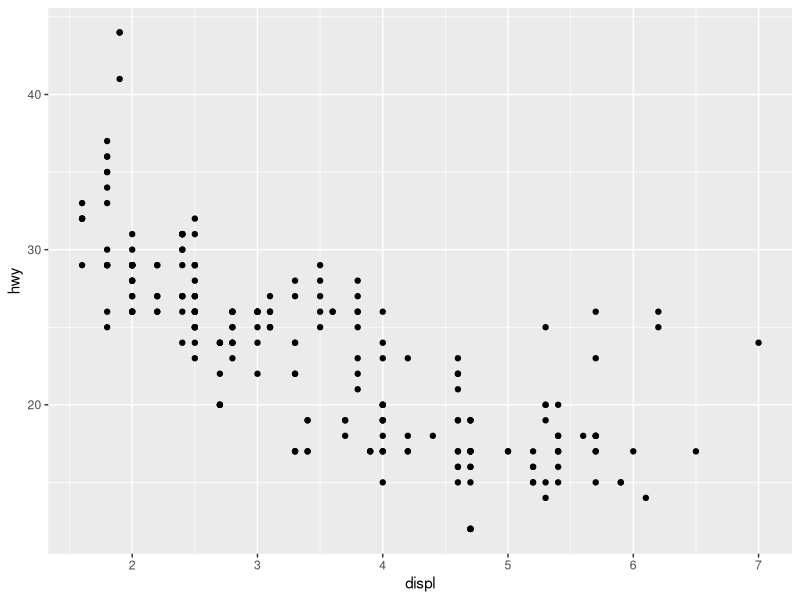
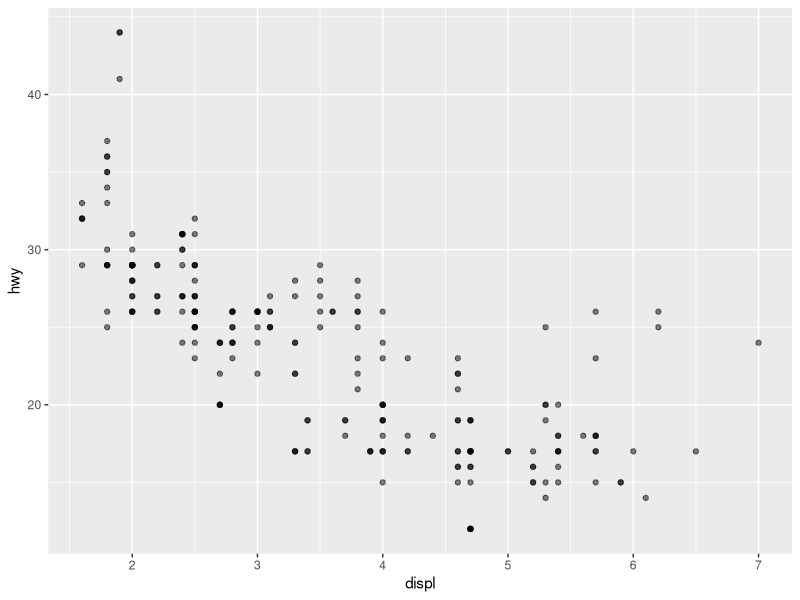
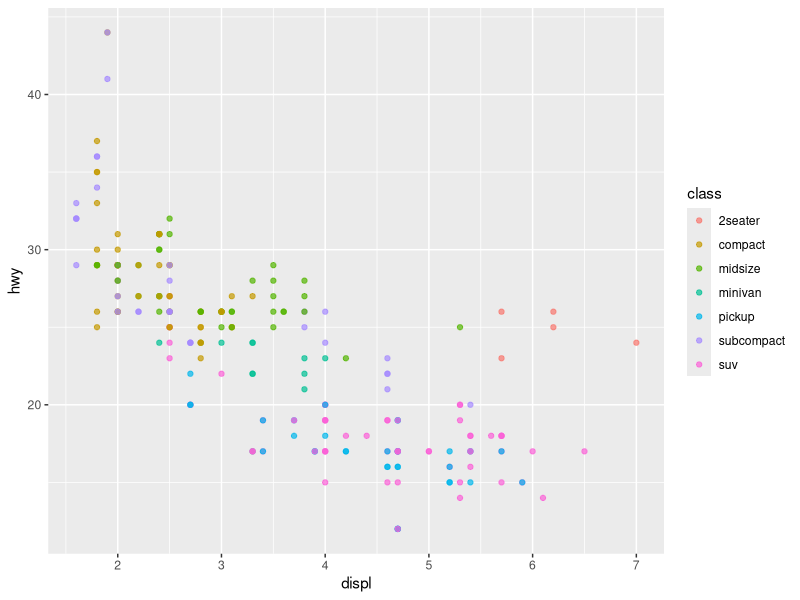
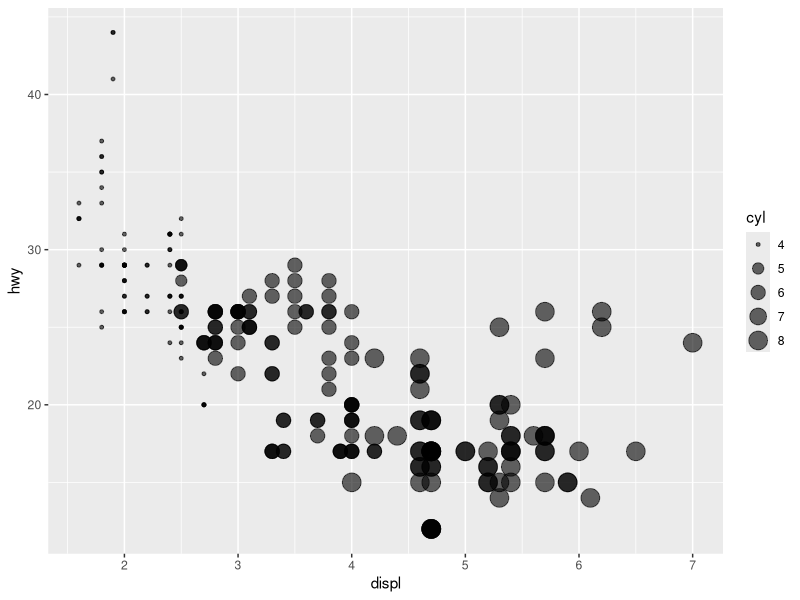
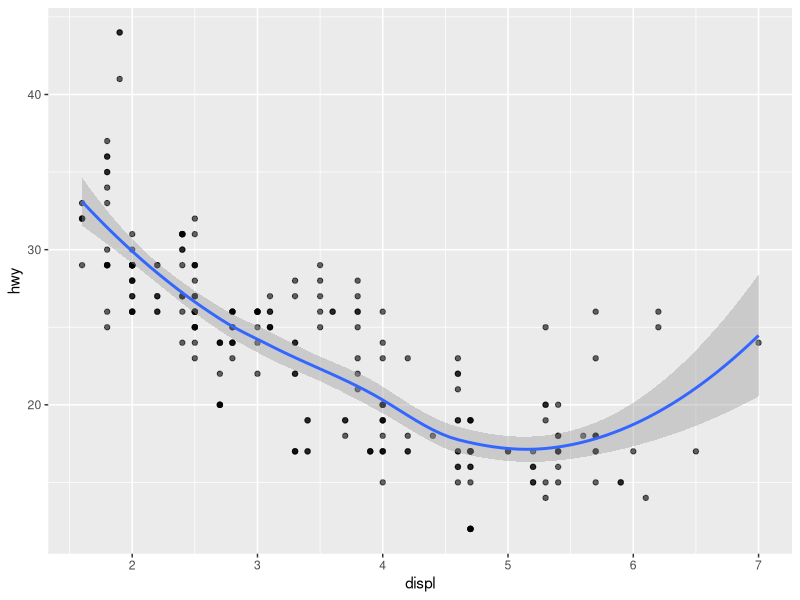
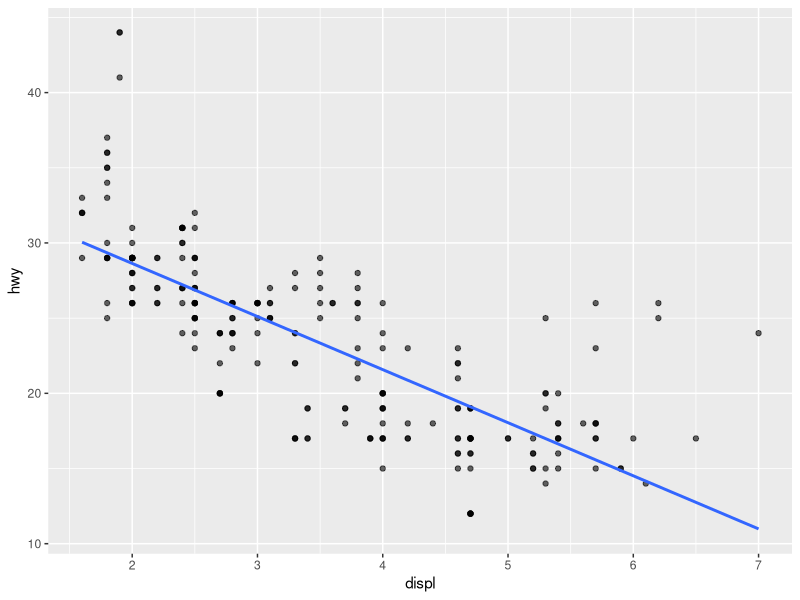
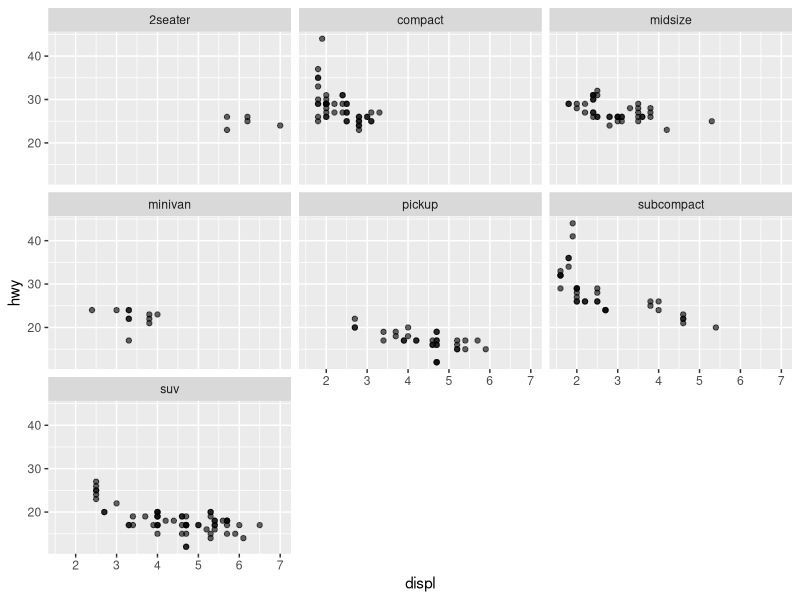
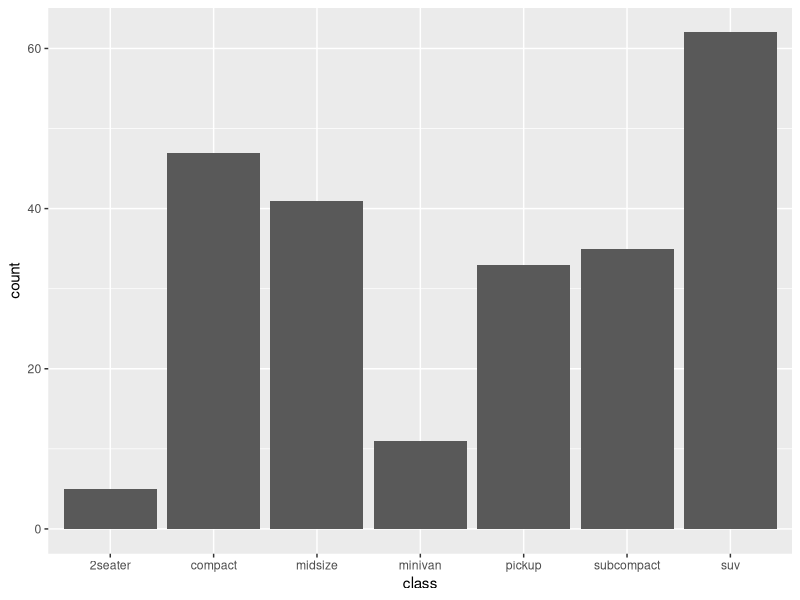

Here is the R script that generated these plots, in order:
## ---- chunk 1
# install.packages("tidyverse")
## ---- chunk 2
library(tidyverse)
## ---- chunk 3
mpg |> glimpse()
## ---- chunk 4
ggplot(mpg, aes(x = displ, y = hwy)) +
  geom_point()
## ---- chunk 5
ggplot(mpg, aes(x = displ, y = hwy)) +
  geom_point(alpha = 0.5)
## ---- chunk 6
ggplot(mpg, aes(x = displ, y = hwy, color = class)) +
  geom_point(alpha = 0.7)
## ---- chunk 7
ggplot(mpg, aes(x = displ, y = hwy, size = cyl)) +
  geom_point(alpha = 0.6)
## ---- chunk 8
ggplot(mpg, aes(x = displ, y = hwy)) +
  geom_point(alpha = 0.6) +
  geom_smooth()
## ---- chunk 9
ggplot(mpg, aes(x = displ, y = hwy)) +
  geom_point(alpha = 0.6) +
  geom_smooth(method = "lm", se = FALSE)
## ---- chunk 10
ggplot(mpg, aes(x = displ, y = hwy)) +
  geom_point(alpha = 0.6) +
  facet_wrap(~ class)
## ---- chunk 11
ggplot(mpg, aes(x = class)) +
  geom_bar()
## ---- chunk 12
ggplot(mpg, aes(x = class)) +
  geom_bar() +
  coord_flip()
## ---- chunk 13
ggplot(mpg, aes(x = class, fill = drv)) +
  geom_bar()
## ---- chunk 14
mpg_mean <- mpg |>
  group_by(class) |>
  summarise(mean_hwy = mean(hwy), .groups = "drop")

mpg_mean
## ---- chunk 15
ggplot(mpg_mean, aes(x = class, y = mean_hwy)) +
  geom_col()
## ---- chunk 16
sales <- tibble(
  month = 1:12,
  revenue = c(10, 12, 11, 13, 15, 18, 17, 20, 22, 23, 25, 28)
)

sales
## ---- chunk 17
ggplot(sales, aes(x = month, y = revenue)) +
  geom_line()
## ---- chunk 18
ggplot(sales, aes(x = month, y = revenue)) +
  geom_line() +
  geom_point()
## ---- chunk 19
ggplot(mpg, aes(x = displ, y = hwy)) +
  geom_point(alpha = 0.6) +
  labs(
    title = "Engine Size vs Highway MPG",
    subtitle = "Bigger engines usually get lower fuel efficiency",
    x = "Engine displacement (liters)",
    y = "Highway MPG",
    caption = "Source: ggplot2::mpg"
  )
## ---- chunk 20
ggplot(mpg, aes(x = displ, y = hwy)) +
  geom_point(alpha = 0.6) +
  theme_minimal()
## ---- chunk 21
ggplot(mpg, aes(x = displ, y = hwy)) +
  geom_point(alpha = 0.6) +
  theme_classic()
## ---- chunk 22
ggplot(mpg, aes(x = displ, y = hwy)) +
  geom_point(alpha = 0.6) +
  theme_light()
## ---- chunk 23
ggplot(mpg, aes(x = displ, y = hwy, color = class)) +
  geom_point(alpha = 0.7) +
  scale_color_brewer(palette = "Set2")
## ---- chunk 24
ggplot(mpg, aes(x = displ, y = hwy)) +
  geom_point(alpha = 0.7, color = "steelblue")
## ---- chunk 25
p <- ggplot(mpg, aes(x = displ, y = hwy)) +
  geom_point(alpha = 0.6)

ggsave("my_scatterplot.png", plot = p, width = 7, height = 5, dpi = 300)
## ---- chunk 26
top10 <- mpg |>
  count(manufacturer, sort = TRUE) |>
  slice_head(n = 10)

top10
